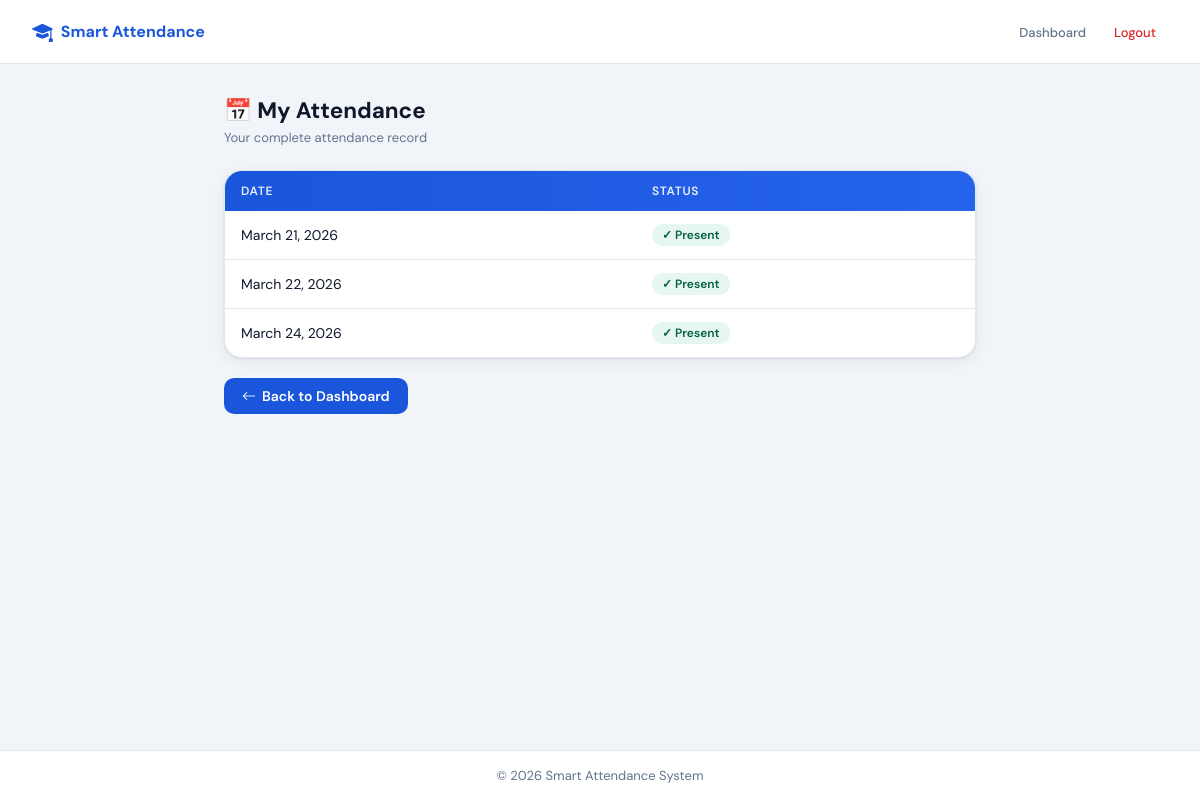
/student/attendance/ (signed in), run on the app's committed database.
### leave_app/models.py (models this page shows, shortened)
class Attendance(models.Model):
    STATUS_CHOICES = [
        ('Present', 'Present'),
        ('Absent', 'Absent'),
    ]
    student = models.ForeignKey(Student, on_delete=models.CASCADE)
    date = models.DateField()
    status = models.CharField(max_length=10, choices=STATUS_CHOICES)

### leave_app/views.py (the view)
# urls.py: path('student/attendance/', views.attendance, name='attendance'),
def attendance(request):
    if not request.session.get("student_id"):
        return redirect("login_page")
    student = Student.objects.get(id=request.session.get("student_id"))
    records = Attendance.objects.filter(student=student)
    return render(request, "attendance.html", {"attendance": records})

### templates/attendance.html (shortened to what this page needs)
{% load static %}
<!DOCTYPE html>
<html lang="en">
<head>
  <link href="https://cdn.jsdelivr.net/npm/bootstrap-icons@1.10.5/font/bootstrap-icons.css" rel="stylesheet"/>
</head>
<body>
<nav class="sa-nav">
  <a class="sa-nav-brand" href="{% url 'student_dashboard' %}">
    <i class="bi bi-mortarboard-fill" style="font-size:1.3rem;"></i> Smart Attendance
  </a>
  <ul class="sa-nav-links">
    <li><a href="{% url 'student_dashboard' %}">Dashboard</a></li>
    <li><a href="{% url 'logout' %}" class="logout">Logout</a></li>
  </ul>
</nav>
<div class="sa-page">
  <div class="page-header">
    <h1>📅 My Attendance</h1>
    <p>Your complete attendance record</p>
  </div>
  <div class="sa-card">
    <table class="sa-table">
      <thead>
        <tr>
          <th>Date</th>
          <th>Status</th>
        </tr>
      </thead>
      <tbody>
        {% for record in attendance %}
        <tr>
          <td>{{ record.date }}</td>
          <td>
            {% if record.status == "Present" %}
              <span class="sa-badge sa-badge-success">✓ Present</span>
            {% else %}
              <span class="sa-badge sa-badge-danger">✗ Absent</span>
            {% endif %}
          </td>
        </tr>
        {% endfor %}
      </tbody>
    </table>
  </div>
  <a href="{% url 'student_dashboard' %}" class="back-btn">
    <i class="bi bi-arrow-left"></i> Back to Dashboard
  </a>
</div>
<footer class="sa-footer">&copy; 2026 Smart Attendance System</footer>
</body>
</html>

### templates/attendance.html (style rules this page uses)
:root { --primary:#1a56db;--primary-lt:#e8f0fd;--accent:#0ea472;--accent-lt:#e6f7f1;--surface:#fff;--bg:#f1f5f9;--border:#e2e8f0;--text:#0f172a;--muted:#64748b;--danger:#dc2626; }
*,*::before,*::after { box-sizing:border-box;margin:0;padding:0; }
body { font-family:'DM Sans',sans-serif;background:var(--bg);color:var(--text);min-height:100vh;display:flex;flex-direction:column; }
.sa-nav { height:64px;background:var(--surface);border-bottom:1px solid var(--border);display:flex;align-items:center;padding:0 32px;gap:16px; }
.sa-nav-brand { display:flex;align-items:center;gap:8px;font-weight:700;color:var(--primary);text-decoration:none; }
.sa-nav-links { display:flex;gap:4px;margin-left:auto;list-style:none; }
.sa-nav-links a { padding:6px 12px;border-radius:8px;font-size:13px;font-weight:500;color:var(--muted);text-decoration:none;transition:all .15s; }
.sa-nav-links a.logout { color:var(--danger); }
.sa-page { flex:1;padding:32px 24px;max-width:800px;margin:0 auto;width:100%; }
.page-header { margin-bottom:24px; }
.page-header h1 { font-size:1.4rem;font-weight:700; }
.page-header p { color:var(--muted);font-size:13px;margin-top:4px; }
.sa-card { background:var(--surface);border:1px solid var(--border);border-radius:18px;box-shadow:0 1px 3px rgba(0,0,0,.08),0 4px 16px rgba(0,0,0,.06);overflow:hidden;margin-bottom:20px; }
.sa-table { width:100%;border-collapse:collapse; }
.sa-table thead tr { background:linear-gradient(90deg,var(--primary),#2563eb); }
.sa-table th { padding:12px 16px;font-size:12px;font-weight:600;text-transform:uppercase;letter-spacing:.06em;color:rgba(255,255,255,.9);text-align:left; }
.sa-table td { padding:13px 16px;font-size:14px;border-bottom:1px solid var(--border);vertical-align:middle; }
.sa-table tbody tr:last-child td { border-bottom:none; }
.sa-badge { display:inline-block;padding:3px 10px;border-radius:100px;font-size:12px;font-weight:600; }
.sa-badge-success { background:var(--accent-lt);color:#065f46; }
.back-btn { display:inline-flex;align-items:center;gap:6px;padding:9px 18px;border-radius:10px;background:var(--primary);color:#fff;text-decoration:none;font-size:14px;font-weight:600;transition:all .18s; }
.sa-footer { background:var(--surface);border-top:1px solid var(--border);text-align:center;padding:16px;font-size:13px;color:var(--muted); }

### data on the page
Attendance: date "March 21, 2026", status "✓ Present"
Attendance: date "March 22, 2026", status "✓ Present"
Attendance: date "March 24, 2026", status "✓ Present"
